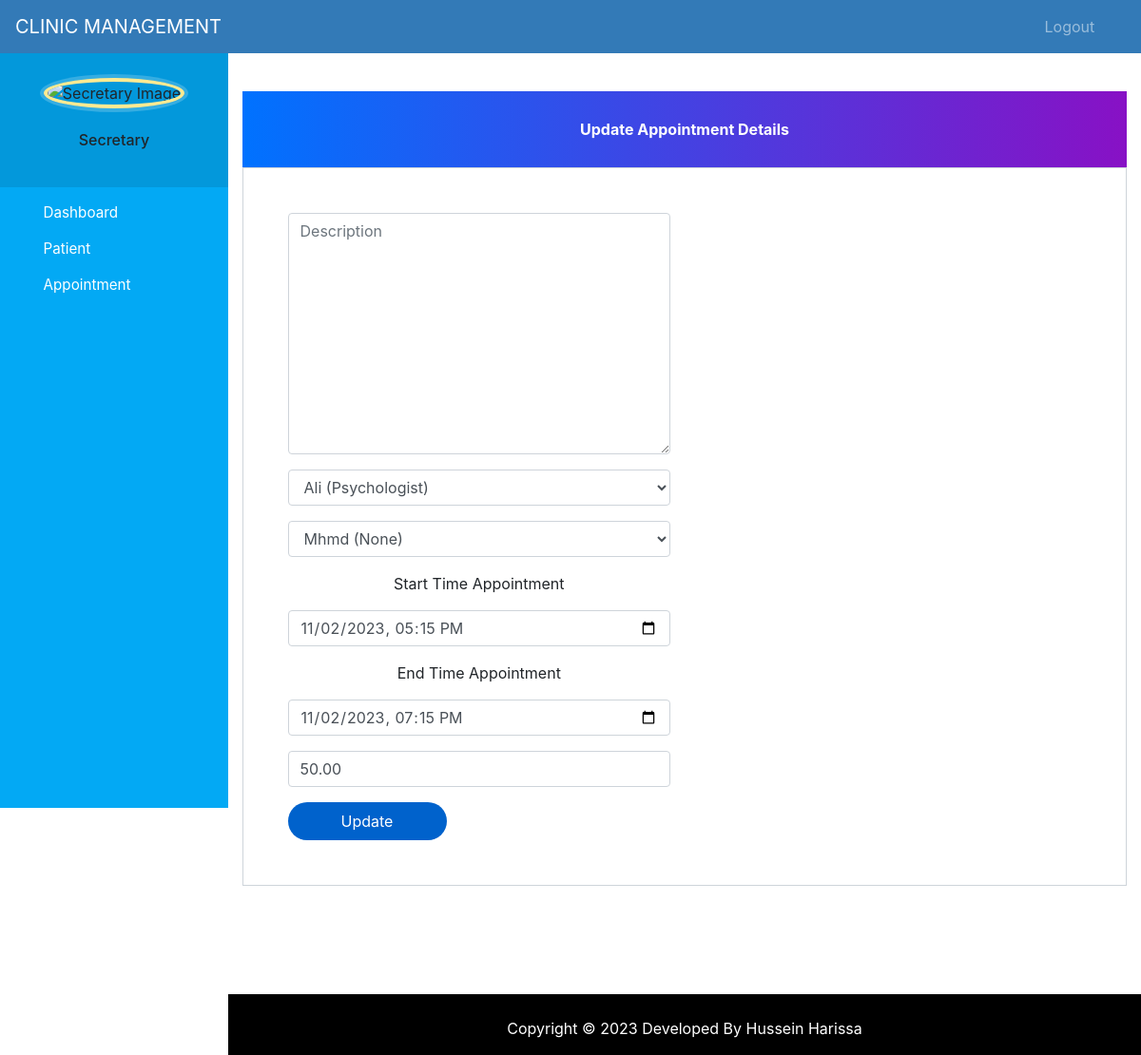
/update-appointment2/1/ (signed in), run on the app's committed database.
### users/models.py (models this page shows, shortened)
class Appointment(models.Model):
    patient = models.ForeignKey(Patient, on_delete=models.CASCADE)
    doctor = models.ForeignKey(Doctor, on_delete=models.CASCADE)
    start_time=models.DateTimeField()
    end_time=models.DateTimeField()
    fees_per_hour = models.DecimalField(max_digits=10, decimal_places=2)
    description=models.TextField(max_length=500, blank=True)
    is_completed = models.BooleanField(default=False)

### users/views.py (the view)
# urls.py: path('update-appointment2/<int:pk>/', views.update_appointment_view2,name='update-appointment2'),
@login_required(login_url='admin-secretary')
@user_passes_test(is_secretary)
def update_appointment_view2(request,pk):
    appointment = models.Appointment.objects.get(id=pk)
    appointmentForm = forms.AppointmentForm(instance=appointment)
    mydict={'appointmentForm':appointmentForm}
    if request.method=='POST':
        appointmentForm=forms.AppointmentForm(request.POST,instance=appointment)
        if appointmentForm.is_valid():
            appointmentForm.save()
            return redirect('secretary-view-appointment')
    return render(request,'users/secretary/update_appointment.html',context=mydict)

### users/forms.py
class AppointmentForm(forms.ModelForm):
    class Meta:
        model=models.Appointment
        fields=['patient','doctor','start_time','end_time','description','fees_per_hour']
    patient =forms.ModelChoiceField(
        queryset=models.Patient.objects.all(),
        label = 'Select a Patient',
        empty_label="Patient Name and Notes"
    )
    doctor =forms.ModelChoiceField(
        queryset=models.Doctor.objects.all(),
        empty_label="Doctor Name and Department",
        label= 'Select a Doctor'
    )
    start_time = forms.DateTimeField(
        widget=NumberInput(attrs={'type': 'datetime-local'}))
    end_time = forms.DateTimeField(
        widget=NumberInput(attrs={'type': 'datetime-local'}))

### users/models.py (called while the page is built)
    def __str__(self):
        return "{} ({})".format(self.user.first_name,self.department)

    def __str__(self):
        return self.user.first_name+" ("+self.symptoms+")"

### users/views.py (called while the page is built)
def is_secretary(user):
    return user.groups.filter(name='SECRETARY').exists()

### users/templates/users/secretary/update_appointment.html (shortened to what this page needs)
{% extends 'users/secretary/base.html' %}
{% load widget_tweaks %}
{% block content %}
<head>
  <link href="//maxcdn.bootstrapcdn.com/bootstrap/4.1.1/css/bootstrap.min.css" rel="stylesheet" id="bootstrap-css">
</head>
<br><br>
<form method="post" enctype="multipart/form-data">
  <div class="container register-form">
    <div class="form">
      <div class="note">
        <p>Update Appointment Details</p>
      </div>
      <div class="form-content">
        <div class="row">
          <div class="col-md-6">
            <div class="form-group">
                {% render_field appointmentForm.description class="form-control" placeholder="Description" %}
              </div>
              <div class="form-group">
                {% render_field appointmentForm.doctor class="form-control" %}
              </div>
              <div class="form-group">
                {% render_field appointmentForm.patient class="form-control"%}
              </div>
              <div class="form-group">
                <p>Start Time Appointment</p>
                {% render_field appointmentForm.start_time class="form-control" %}
              </div>
              <div class="form-group">
                <p>End Time Appointment</p>
                {% render_field appointmentForm.end_time class="form-control" %}
              </div>
              <div class="form-group">
                {% render_field appointmentForm.fees_per_hour class="form-control" placeholder="Fees Per Hour (in $)" %}
              </div>
          </div>
        </div>
        <button type="submit" class="btnSubmit">Update</button>
      </div>
    </div>
  </div>
</form>
{% endblock content %}

### users/static/users/css/style.css (style rules this page uses)
body { padding-left: 240px; }

### users/templates/users/secretary/base.html (style rules this page uses)
p { text-align: center; }
body { padding-left: 240px; }

### users/templates/users/secretary/update_appointment.html (style rules this page uses)
.note { text-align: center; height: 80px; background: -webkit-linear-gradient(left, #0072ff, #8811c5); color: #fff; font-weight: bold; line-height: 80px; }
.form-content { padding: 5%; border: 1px solid #ced4da; margin-bottom: 2%; }
.form-control { border-radius: 1.5rem; }
.btnSubmit { border: none; border-radius: 1.5rem; padding: 1%; width: 20%; cursor: pointer; background: #0062cc; color: #fff; }

### data on the page
Appointment: doctor "Ali (Psychologist)", patient "Mhmd (None)", start_time "11/02/2023 17:15", end_time "11/02/2023 19:15", fees_per_hour "50.00"
